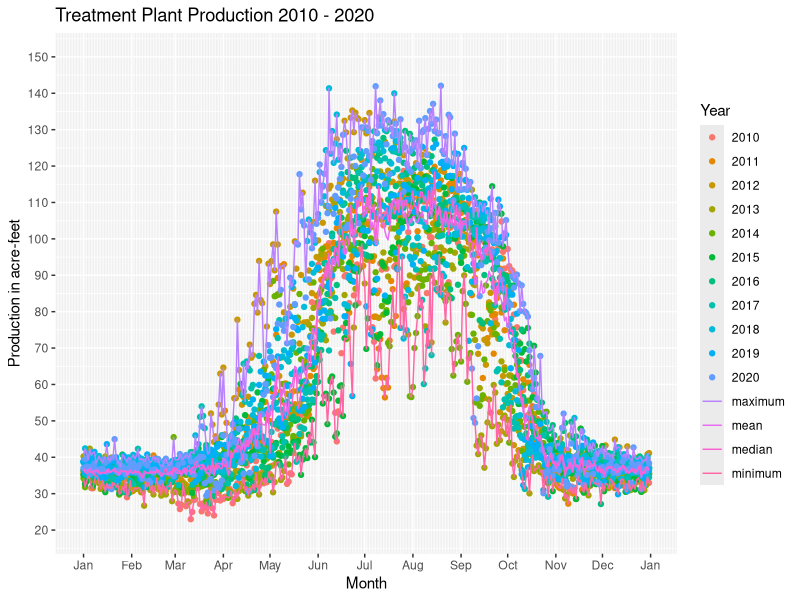

Reproduce this figure in R.
# Copyright: City of Thornton Water Resources
# Author: John Orr
# Plot dfinal data
# This program plots the production data from dfinal.csv. Each daily data point
# is represented by year as a different color. Maximum values for each day are
# shown by a line, as is minimum, and the mean and the median acre-feet per capita per day.
# 
library(ggplot2)
library(scales)
#
# Open dfinal.csv
#
dfinal <- read.csv("dfinal.csv", header = TRUE, sep = ",", 
                   stringsAsFactors = FALSE, check.names = FALSE)
#
# Transform the Month_Day column so that ggplot can treat it as a date
# sequence for plotting
#
dfinal$Month_Day <- as.Date(paste("2021-", dfinal$Month_Day, sep = ""))
#
# Used during testing
# View(dfinal)
#
# create the plot
p <- ggplot(dfinal) + 
  geom_point(aes(x = Month_Day, y = `2010`, color = "2010")) +
  geom_point(aes(x = Month_Day, y = `2011`, color = "2011")) +
  geom_point(aes(x = Month_Day, y = `2012`, color = "2012")) +
  geom_point(aes(x = Month_Day, y = `2013`, color = "2013")) +
  geom_point(aes(x = Month_Day, y = `2014`, color = "2014")) +
  geom_point(aes(x = Month_Day, y = `2015`, color = "2015")) + 
  geom_point(aes(x = Month_Day, y = `2016`, color = "2016")) +
  geom_point(aes(x = Month_Day, y = `2017`, color = "2017")) +
  geom_point(aes(x = Month_Day, y = `2018`, color = "2018")) +
  geom_point(aes(x = Month_Day, y = `2019`, color = "2019")) +
  geom_point(aes(x = Month_Day, y = `2020`, color = "2020")) +
  geom_line(aes(x = Month_Day, y = Mean, color="mean")) +
  geom_line(aes(x = Month_Day, y = Median, color="median")) +
  geom_line(aes(x = Month_Day, y = Maximum, color = "maximum")) +
  geom_line(aes(x = Month_Day, y = Minimum, color = "minimum")) +
  scale_color_discrete(name = "Year") +
  scale_y_continuous(breaks = seq(20, 150, by=10), limits=c(20,150)) +
  scale_x_date(breaks = "1 month", minor_breaks = "1 day", labels=date_format("%b")) +
  labs(x = "Month", y = "Production in acre-feet", title = "Treatment Plant Production 2010 - 2020")
#
# Display the plot
#
print(p)
#
# End of production_plot.R